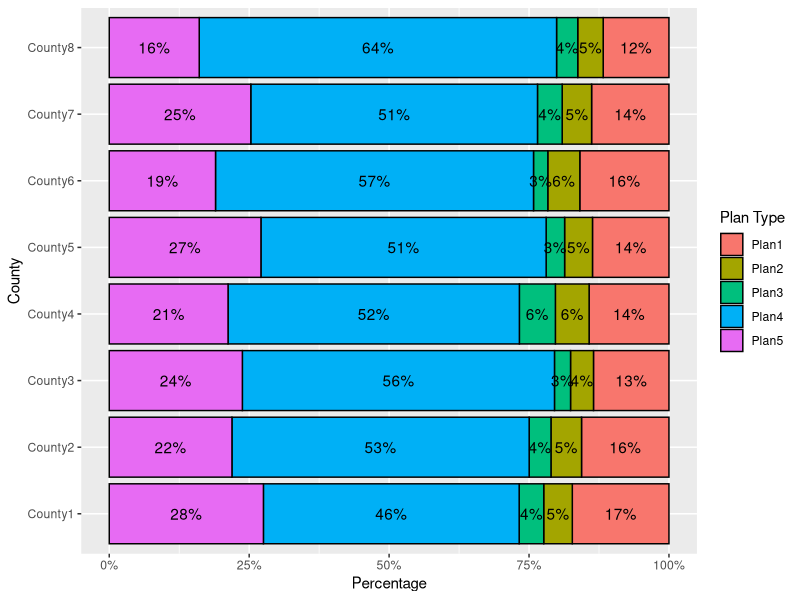

Write R code to recreate this figure.
# Test

df <- read.table(text="County  Group   Plan1   Plan2   Plan3   Plan4   Plan5   Total
County1 Group1  2019    597 513 5342    3220    11691
                 County2 Group1  521 182 130 1771    731 3335
                 County3 Group1  592 180 126 2448    1044    4390
                 County4 Group1  630 266 284 2298    937 4415
                 County5 Group1  708 258 171 2640    1404    5181
                 County6 Group1  443 159 71  1580    528 2781
                 County7 Group1  492 187 157 1823    900 3559
                 County8 Group1  261 101 84  1418    357 2221", header = TRUE)

library(tidyverse)
df %>% 
  filter(Group == "Group1") %>% 
  select(-Total) %>% 
  gather(key = `Plan Type`, value = value, -County, -Group) %>% 
  group_by(County, Group) %>% 
  mutate(Percentage = value/sum(value)) %>% 
  ggplot(aes(x = County, y = Percentage, fill = `Plan Type`, label = paste0(round(Percentage*100), "%"))) +
  geom_col(position = position_stack(), color = "black") +
  geom_text(position = position_stack(vjust = .5)) +
  coord_flip() +
  scale_y_continuous(labels = scales::percent_format())
